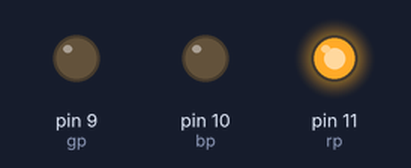
Recording of a sketch running on a simulated Arduino Uno, built with avr-gcc and run on an emulated ATmega328P. Parts: output pins drawn as LEDs (lit = HIGH).

Above: at 0.5 s.
At 1.5 s:
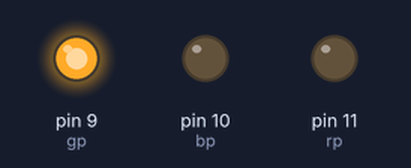
At 2.5 s:
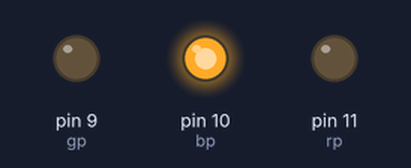
At 3.5 s:
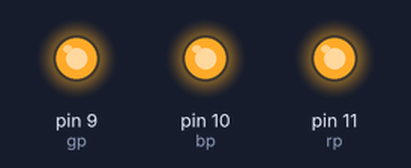
At 4.5 s:
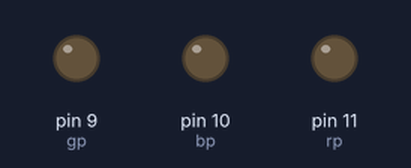
Timing chart, 0 to 6.5 s (numbered marks = the images above):
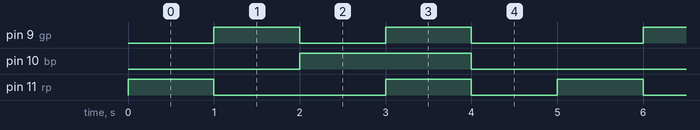

Measured:
- by itself, pin 9 (gp): repeats every 5.0 s: LOW 1.0 s, HIGH 1.0 s, LOW 2.0 s, HIGH 1.0 s
- by itself, pin 10 (bp): alternates HIGH for 2.0 s and LOW for 3.0 s
- by itself, pin 11 (rp): repeats every 5.0 s: LOW 2.0 s, HIGH 1.0 s, LOW 1.0 s, HIGH 1.0 s

The sketch:

controlling_rgb_led_by_pwm_using_tinkercad_1.ino
```cpp
// Define the pins for the RGB LED
int rp = 11; // Red pin
int bp = 10; // Blue pin
int gp = 9;  // Green pin

void setup() {
  // Set the R, G, and B pins as outputs
  pinMode(rp, OUTPUT);
  pinMode(bp, OUTPUT);
  pinMode(gp, OUTPUT);
}

void loop() {
  // Display Red
  color(255, 0, 0);
  delay(1000);

  // Display Green
  color(0, 255, 0);
  delay(1000);

  // Display Blue
  color(0, 0, 255);
  delay(1000);

  // Display White
  color(255, 255, 255);
  delay(1000);

  // Turn the LED off
  color(0, 0, 0);
  delay(1000);
}

// Custom function to set the color of the RGB LED
void color(unsigned char red, unsigned char green, unsigned char blue) {
  // Use analogWrite to set the PWM value for each color
  analogWrite(rp, red);
  analogWrite(gp, green);
  analogWrite(bp, blue);
}
```
